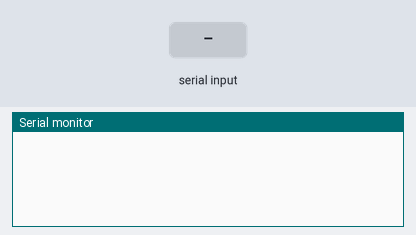
The sketch below on a simulated Arduino Uno, built with avr-gcc and run on an emulated ATmega328P. Parts: the last lines printed to the serial monitor. The test bench sets the inputs (shaded band).

Above: at 1.2 s.
1.3 s: byte 30 received over Serial
At 3.9 s:
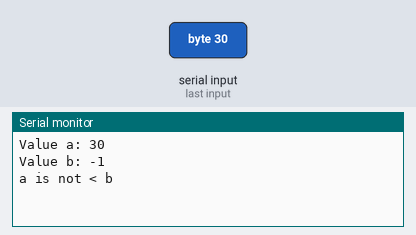
4.3 s: byte 90 received over Serial
5.8 s: byte 120 received over Serial
At 7.5 s:
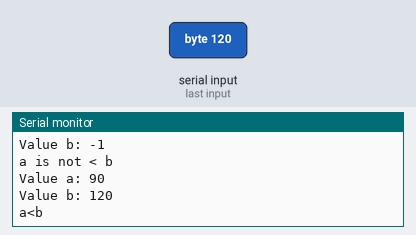

Measured:
- after the input at 1.3 s, the serial monitor: prints a new line after 2.0 s (image 1)
- after the input at 5.8 s, the serial monitor: prints a new line after 0.51 s (image 2)

The sketch:

GoToLabel_Back.ino
```cpp
void setup() {
  // put your setup code here, to run once:
Serial.begin(9600);
}

void loop() {
label2: if (Serial.available()>0)
  {
int a=Serial.read();
delay(2000);
int b=Serial.read();
Serial.print("Value a: ");
 Serial.println(a);
 Serial.print("Value b: ");
 Serial.println(b);


if (a<b)
   goto label1;

else
    {Serial.println("a is not < b");
    goto label2;
    }


label1:Serial.println("a<b");}


}
```
